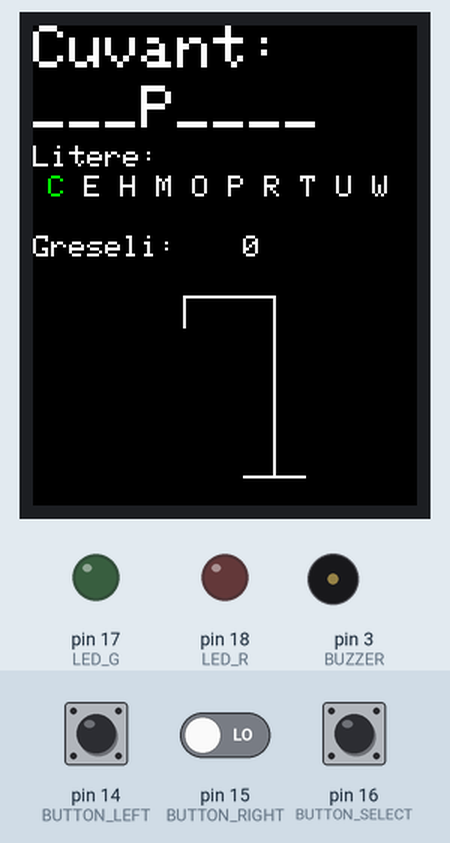
Bench run of a program on a simulated Arduino Nano, built with avr-gcc and run on an emulated ATmega328P. Parts: 128×160 colour display, output pins drawn as LEDs (lit = HIGH), buzzer (waves = sounding). Inputs (shaded band) come from the test bench; at power-on: pin 16 (BUTTON_SELECT) LOW, pin 14 (BUTTON_LEFT) LOW, pin 15 (BUTTON_RIGHT) LOW. Random numbers use the default seed unless the program sets one.

Above: at 1.3 s.
1.4 s: pin 16 (BUTTON_SELECT) pulled HIGH for 0.15 s
At 2.8 s:
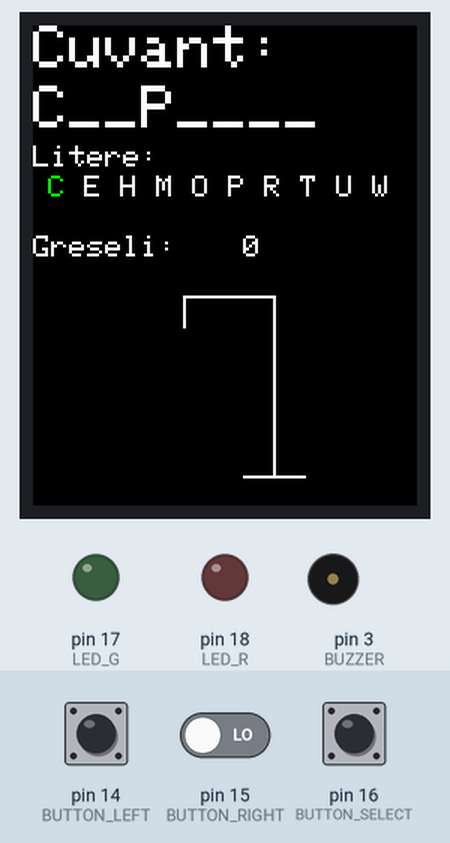
3.1 s: pin 14 (BUTTON_LEFT) pulled HIGH for 0.15 s
At 3.6 s:
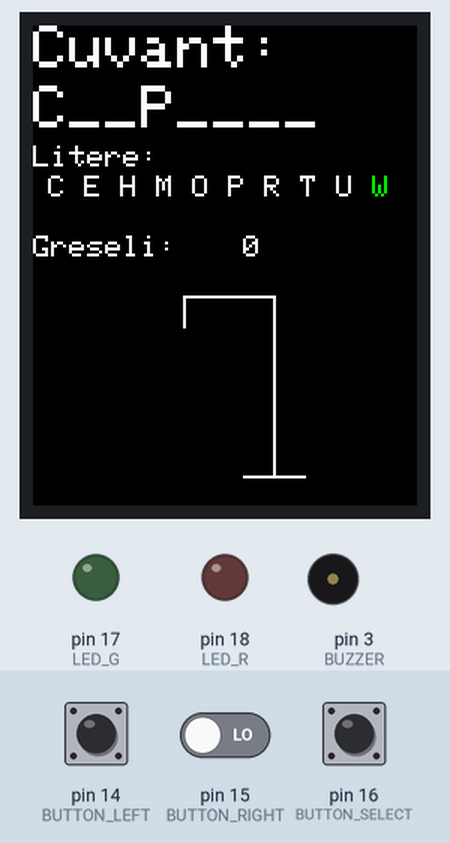
4.7 s: pin 14 (BUTTON_LEFT) pulled HIGH for 1 s
At 6.1 s:
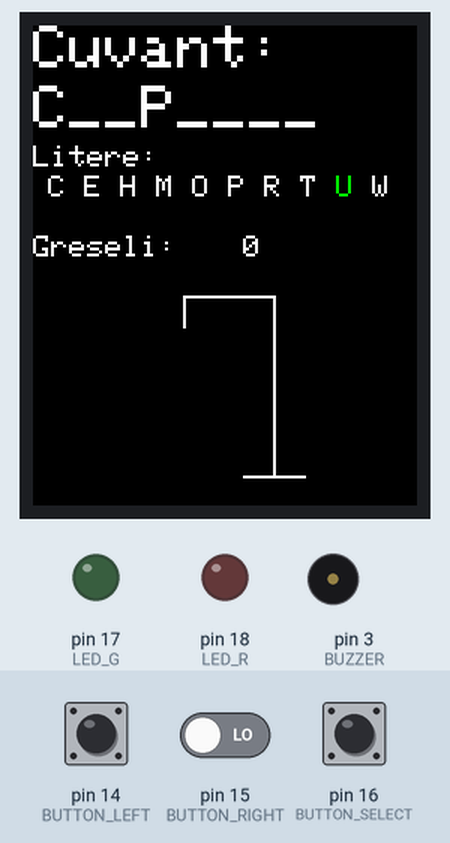
7.2 s: pin 16 (BUTTON_SELECT) pulled HIGH for 1 s
At 8.4 s:
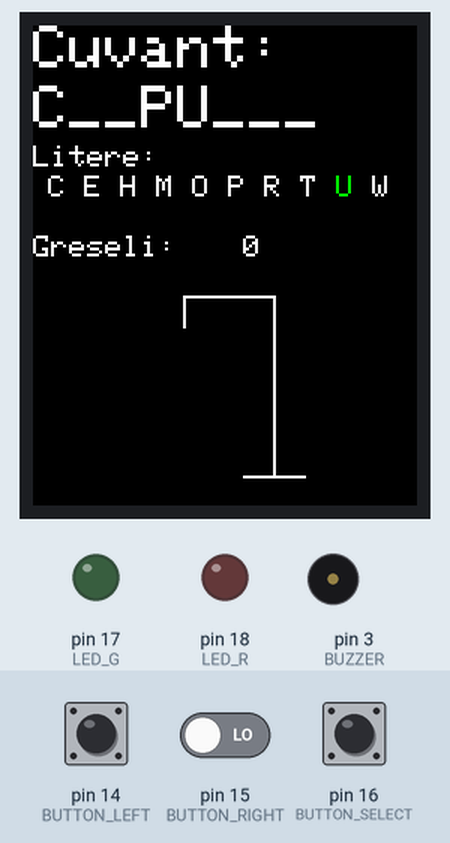
9.7 s: pin 14 (BUTTON_LEFT) pulled HIGH for 0.15 s
At 10.9 s:
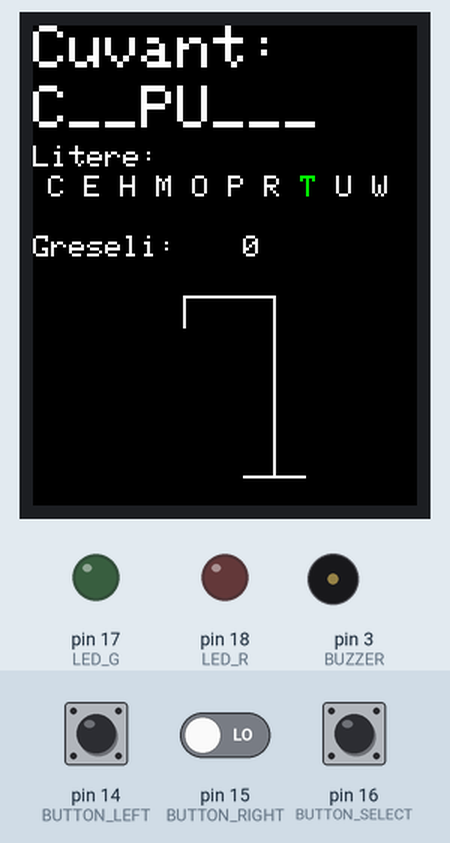
11.3 s: pin 16 (BUTTON_SELECT) pulled HIGH for 0.15 s
At 12.7 s:
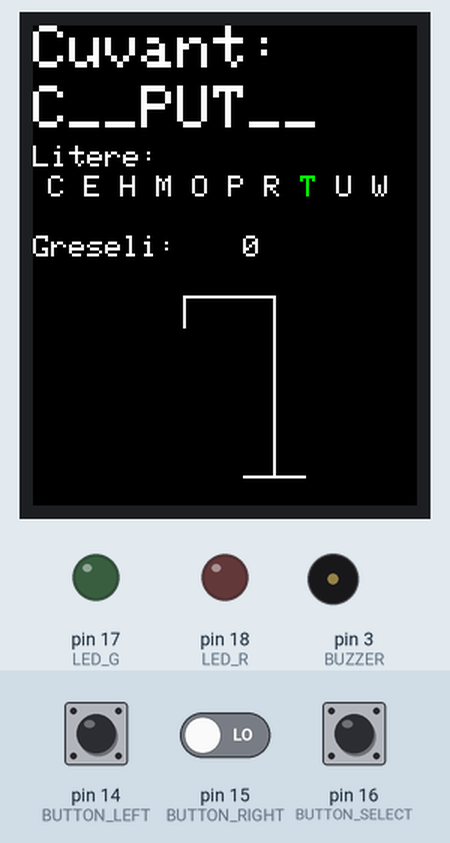
Timing chart, 0 to 14.0 s (numbered marks = the images above; inputs shaded):
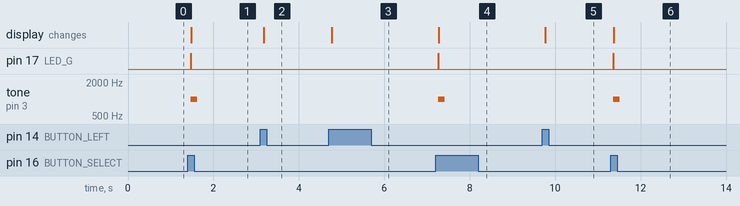

The program:

main.cpp
```cpp
#include <../lib/LCDWIKI_GUI/LCDWIKI_GUI.h>
#include <../lib/LCDWIKI_SPI/LCDWIKI_SPI.h>
#include <Arduino.h>
#include <avr/io.h>
#include <stdlib.h>
#include <string.h>

#define F_CPU 16000000UL

/*
 * == Definitii pentru pini ==
 * Butoane: A0 (PC0), A1 (PC1), A2 (PC2)
 * LED-uri: A3 (PC3) - VERDE, A4 (PC4) - ROSU
 * Buzzer: D3 (PD3)
 * LCD: ST7735S prin SPI
 */
#define BUTTON_LEFT PC0
#define BUTTON_RIGHT PC1
#define BUTTON_SELECT PC2
#define LED_G PC3
#define LED_R PC4
#define BUZZER PD3

// LCD
#define BLACK 0x0000
#define BLUE 0x001F
#define RED 0xF800
#define GREEN 0x07E0
#define WHITE 0xFFFF
#define MODEL ST7735S

// Initializare LCD cu SPI hardware
// D9 (PB1) - CD (Command/Data)
// D8 (PB0) - RST (Reset)
// D11 (PB3) - MOSI (Master Out Slave In)
// D13 (PB5) - SCK (Serial Clock)
LCDWIKI_SPI my_lcd(MODEL, -1, 9, 8, -1);  // CS, CD, RESET, LED

// Variabile globale
const char *word_list[] = {"ARDUINO",  "DISPLAY", "ELECTRON", "LAPTOP",
                           "COMPUTER", "JAZZ",    "STRICT"};
const int word_count = sizeof(word_list) / sizeof(word_list[0]);
char hidden_word[10];
char guessed_word[10];
char letters[11];
int word_length = 0;
int selected_index = 0;
int max_wrong_guesses = 4;
int wrong_guesses = 0;
volatile bool flag_left = false;
volatile bool flag_right = false;
volatile bool flag_select = false;
volatile bool flag_end = false;

// =====================================================================
// ========================= DRAWING FUNCTIONS =========================
// =====================================================================

void drawHangman() {
	int base_x = 70;
	int base_y = 150;

	my_lcd.Set_Draw_color(WHITE);

	// baza
	my_lcd.Draw_Line(base_x, base_y, base_x + 20, base_y);
	// stalp
	my_lcd.Draw_Line(base_x + 10, base_y, base_x + 10, base_y - 60);
	// bara sus
	my_lcd.Draw_Line(base_x + 10, base_y - 60, base_x - 20, base_y - 60);
	// franghie
	my_lcd.Draw_Line(base_x - 20, base_y - 60, base_x - 20, base_y - 50);

	if (wrong_guesses > 0) {
		// cap
		my_lcd.Draw_Circle(base_x - 20, base_y - 40, 5);
	}
	if (wrong_guesses > 1) {
		// trunchi
		my_lcd.Draw_Line(base_x - 20, base_y - 35, base_x - 20, base_y - 15);
	}
	if (wrong_guesses > 2) {
		// Bratul stang
		my_lcd.Draw_Line(base_x - 20, base_y - 30, base_x - 30, base_y - 25);
		// Bratul drept
		my_lcd.Draw_Line(base_x - 20, base_y - 30, base_x - 10, base_y - 25);
	}
	if (wrong_guesses > 3) {
		// Piciorul stang
		my_lcd.Draw_Line(base_x - 20, base_y - 15, base_x - 30, base_y - 5);
		// Piciorul drept
		my_lcd.Draw_Line(base_x - 20, base_y - 15, base_x - 10, base_y - 5);
	}
}

void drawGuessedWord() {
	my_lcd.Fill_Rect(0, 0, 128, 40, BLACK);
	my_lcd.Set_Text_Size(2);
	my_lcd.Set_Text_colour(WHITE);
	my_lcd.Set_Text_Back_colour(BLACK);
	my_lcd.Print_String("Cuvant:", 0, 0);
	my_lcd.Print_String(guessed_word, 0, 20);
}

void drawLetterRow() {
	my_lcd.Fill_Rect(0, 40, 128, 20, BLACK);
	my_lcd.Set_Text_Size(1);
	my_lcd.Set_Text_colour(WHITE);
	my_lcd.Print_String("Litere:", 0, 40);
	for (int i = 0; i < 10; i++) {
		char ch[2] = {letters[i], '\0'};
		my_lcd.Set_Text_colour(i == selected_index ? GREEN : WHITE);
		my_lcd.Print_String(ch, 5 + i * 12, 50);
	}
}

void drawMistakeCount() {
	my_lcd.Fill_Rect(0, 70, 128, 20, BLACK);
	my_lcd.Set_Text_colour(WHITE);
	my_lcd.Set_Text_Size(1);
	my_lcd.Print_String("Greseli:", 0, 70);
	my_lcd.Print_Number_Int(wrong_guesses, 70, 70, 0, ' ', 10);
}

void displayMessage(const char *msg, int text_colour, int x) {
	my_lcd.Fill_Screen(BLACK);
	my_lcd.Set_Text_colour(text_colour);
	my_lcd.Set_Text_Back_colour(BLACK);
	my_lcd.Set_Text_Size(2);
	my_lcd.Print_String(msg, x, 60);
}

// =====================================================================
// =========================== ADC FUNCTIONS ===========================
// =====================================================================

void init_adc() {
	// Aref = AVcc, canal ADC6 (MUX bits 00110)
	ADMUX = (1 << REFS0) | (1 << MUX2) | (1 << MUX1);       // canal ADC6
	ADCSRA = (1 << ADEN)                                    // Enable ADC
	         | (1 << ADPS2) | (1 << ADPS1) | (1 << ADPS0);  // prescaler 128
}

uint16_t read_adc() {
	ADCSRA |= (1 << ADSC);  // start conversie - Single Conversion Mode
	while (ADCSRA & (1 << ADSC))
		;  // asteapta finalizare
	// ADSC va fi setat pe 0 automat la finalul conversiei
	return ADC;
}

// =====================================================================
// =========================== HELPER FUNCTIONS ========================
// =====================================================================

void gpio_init() {
	// Inputs
	DDRC &= ~((1 << BUTTON_LEFT) | (1 << BUTTON_RIGHT) | (1 << BUTTON_SELECT));

	// Outputs
	DDRC |= (1 << LED_G) | (1 << LED_R);
	DDRD |= (1 << BUZZER);

	// Set stari initiale
	PORTC &= ~((1 << LED_G) | (1 << LED_R));
	PORTD &= ~(1 << BUZZER);
}

void feedback_on(uint8_t pin) {
	PORTC |= (1 << pin);
}

void feedback_off(uint8_t pin) {
	PORTC &= ~(1 << pin);
}

uint8_t button_pressed(uint8_t pin) {
	return (PINC & (1 << pin));
}

void select_random_word() {
	uint16_t seed = read_adc();  // ADC noise pe pin A6
	srand(seed);
	int index = rand() % word_count;
	strcpy(hidden_word, word_list[index]);
	word_length = strlen(hidden_word);

	// Alegem un caracter de afisat din cuvant
	int revealed = rand() % word_length;
	for (int i = 0; i < word_length; i++) {
		guessed_word[i] = (i == revealed) ? hidden_word[i] : '_';
	}
	guessed_word[word_length] = '\0';

	// Extragem literele unice din cuvantul ales
	bool used[26] = {false};
	int count = 0;

	for (int i = 0; i < word_length && count < 10; i++) {
		int idx = hidden_word[i] - 'A';
		if (!used[idx]) {
			used[idx] = true;
			letters[count++] = hidden_word[i];
		}
	}

	// Adaug litere random pana la 10
	while (count < 10) {
		char r = 'A' + rand() % 26;
		int idx = r - 'A';
		if (!used[idx]) {
			used[idx] = true;
			letters[count++] = r;
		}
	}

	// Sortare litere alfabetic
	for (int i = 0; i < 9; i++) {
		for (int j = i + 1; j < 10; j++) {
			if (letters[i] > letters[j]) {
				char t = letters[i];
				letters[i] = letters[j];
				letters[j] = t;
			}
		}
	}
}

void reset_flags() {
	flag_left = flag_right = flag_select = false;
}

// =====================================================================
// ======================== TIMER FUNCTIONS ============================
// =====================================================================
#define RESET_TIME_S 2

volatile bool debounce_active = false;

void init_timer0_debounce() {
	TCCR0A = (1 << WGM01);               // CTC (Clear Timer on Compare Match)
	TCCR0B = (1 << CS02) | (1 << CS00);  // prescaler 1024
	OCR0A = 255;                         // Debounce maxim - 16ms (pe o trecere)
	                                     // T = (OCR0A + 1) * prescaler / f_CPU
	TIMSK0 &= ~(1 << OCIE0A);            // dezactivat initial
}

void init_timer1() {
	TCCR1A = 0;
	TCCR1B = (1 << WGM12);  // CTC (CS10 = CS11 = 0 -: Timer/Counter stopped)
	TIMSK1 = 0;             // dezactivam intreruperea initial
	OCR1A = (F_CPU / 1024) * RESET_TIME_S - 1;  // val pana la care se numara
	TCNT1 = 0;                                  // resetam contorul
}

void start_game_reset_timer() {
	TCNT1 = 0;                            // resetam contorul
	TCCR1B |= (1 << CS12) | (1 << CS10);  // porneste Timer-ul cu prescaler 1024
	TIMSK1 |= (1 << OCIE1A);              // Activeaza intreruperea
	flag_end = true;
}

// =====================================================================
// ========================= BUTTON HANDLERS ===========================
// =====================================================================
void init_pcint() {
	// Enable PCINT pe port C (PCINT[14:8])
	PCICR |= (1 << PCIE1);
	// Enable PCINT8–10 (PC0–PC2)
	PCMSK1 |= (1 << PCINT8) | (1 << PCINT9) | (1 << PCINT10);
	// Enable intreruperi
	sei();
}

void button_left() {
	selected_index = (selected_index - 1 + 10) % 10;
	drawLetterRow();
}

void button_right() {
	selected_index = (selected_index + 1) % 10;
	drawLetterRow();
}

void button_select() {
	char selected_letter = letters[selected_index];
	bool correct = false;
	for (int i = 0; i < word_length; i++) {
		if (hidden_word[i] == selected_letter) {
			guessed_word[i] = selected_letter;
			correct = true;
		}
	}
	if (correct) {
		feedback_on(LED_G);
		tone(BUZZER, 1000, 150);
		drawGuessedWord();
		feedback_off(LED_G);
	} else {
		feedback_on(LED_R);
		tone(BUZZER, 300, 300);
		wrong_guesses++;
		drawMistakeCount();
		drawHangman();
		feedback_off(LED_R);
	}

	if (strcmp(guessed_word, hidden_word) == 0) {
		displayMessage("YOU WIN!", GREEN, 16);
		start_game_reset_timer();
	}
	if (wrong_guesses >= max_wrong_guesses) {
		displayMessage("GAME OVER!", RED, 8);
		start_game_reset_timer();
	}
}

// =====================================================================
// ======================== INTERRUPT HANDLERS =========================
// =====================================================================

volatile uint8_t pending_button = 0;
// 0 = nimic, 1 = left, 2 = right, 3 = select

// Intrerupere pentru butoane
ISR(PCINT1_vect) {
	if (debounce_active)
		return;

	// Detectam care buton a fost apasat si setam doar unul
	if (PINC & (1 << PC0)) {
		pending_button = 1;  // left
	} else if (PINC & (1 << PC1)) {
		pending_button = 2;  // right
	} else if (PINC & (1 << PC2)) {
		pending_button = 3;  // select
	} else {
		return;  // niciun buton relevant apasat
	}

	debounce_active = true;
	PCICR &= ~(1 << PCIE1);   // dezactiveaza intreruperile pe butoane
	TCNT0 = 0;                // resetam contorul Timer0
	TIMSK0 |= (1 << OCIE0A);  // porneste intreruperea de debounce
}

volatile uint8_t debounce_counter = 0;

// Intrerupere pentru debounce
ISR(TIMER0_COMPA_vect) {
	if (++debounce_counter >= 5) {  // 5 treceri de TIMER0 (5 * 16ms ≈ 80ms)
		debounce_counter = 0;

		switch (pending_button) {
			case 1:
				if (PINC & (1 << PC0))
					flag_left = true;
				break;
			case 2:
				if (PINC & (1 << PC1))
					flag_right = true;
				break;
			case 3:
				if (PINC & (1 << PC2))
					flag_select = true;
				break;
		}

		pending_button = 0;
		debounce_active = false;
		TIMSK0 &= ~(1 << OCIE0A);  // dezactiveaza intreruperile pe Timer0
		PCICR |= (1 << PCIE1);     // reactiveaza intreruperile pe butoane
	}
}

// Intrerupere pentru resetarea jocului
ISR(TIMER1_COMPA_vect) {
	TIMSK1 &= ~(1 << OCIE1A);  // Oprim intreruperea

	// Reseteaza jocul
	wrong_guesses = 0;
	selected_index = 0;
	flag_left = false;
	flag_right = false;
	flag_select = false;

	init_timer1();
	select_random_word();
	my_lcd.Fill_Screen(BLACK);
	drawGuessedWord();
	drawLetterRow();
	drawMistakeCount();
	drawHangman();

	flag_end = false;
}

// =====================================================================
// ============================= MAIN ==================================
// =====================================================================

void setup() {
	gpio_init();
	init_adc();
	init_pcint();
	init_timer0_debounce();
	init_timer1();

	my_lcd.Init_LCD();
	my_lcd.Fill_Screen(BLACK);

	select_random_word();
	drawGuessedWord();
	drawLetterRow();
	drawMistakeCount();
	drawHangman();
}

void loop() {
	while (flag_end)  // Previne apasarea butoanelor in timpul resetarii
		;

	if (flag_left) {
		button_left();
		reset_flags();
	} else if (flag_right) {
		button_right();
		reset_flags();
	} else if (flag_select) {
		button_select();
		reset_flags();
	}
}
```

Measured:
- after the input at 1.4 s, pin 17 (LED_G): LOW → HIGH after 0.07 s, → LOW 0.01 s later; tone on pin 3 (BUZZER): silent → 1000 Hz after 0.07 s, → silent 0.15 s later; the display: changes after 0.08 s (image 1)
- after the input at 3.1 s, the display: changes after 0.07 s (image 2)
- after the input at 4.7 s, the display: changes after 0.07 s (image 3)
- after the input at 7.2 s, pin 17 (LED_G): LOW → HIGH after 0.07 s, → LOW 0.01 s later; tone on pin 3 (BUZZER): silent → 1000 Hz after 0.07 s, → silent 0.15 s later; the display: changes after 0.08 s (image 4)
- after the input at 9.7 s, the display: changes after 0.07 s (image 5)
- after the input at 11.3 s, pin 17 (LED_G): LOW → HIGH after 0.07 s, → LOW 0.01 s later; tone on pin 3 (BUZZER): silent → 1000 Hz after 0.07 s, → silent 0.15 s later; the display: changes after 0.08 s (image 6)
